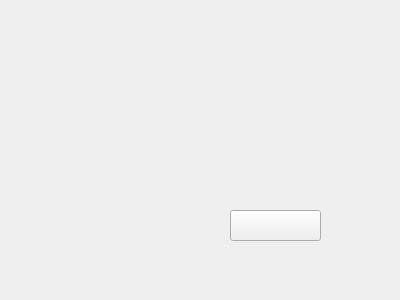
<?xml version="1.0" encoding="UTF-8"?>
<ui version="4.0">
 <class>Option</class>
 <widget class="QWidget" name="Option">
  <property name="geometry">
   <rect>
    <x>0</x>
    <y>0</y>
    <width>400</width>
    <height>300</height>
   </rect>
  </property>
  <property name="windowTitle">
   <string>Form</string>
  </property>
  <property name="styleSheet">
   <string notr="true"/>
  </property>
  <widget class="QWidget" name="frame" native="true">
   <property name="geometry">
    <rect>
     <x>-20</x>
     <y>0</y>
     <width>421</width>
     <height>311</height>
    </rect>
   </property>
   <property name="styleSheet">
    <string notr="true">#frame{border-image: url(:/processed/OptionBox.png);}</string>
   </property>
   <widget class="QPushButton" name="btnMenu">
    <property name="geometry">
     <rect>
      <x>250</x>
      <y>210</y>
      <width>91</width>
      <height>31</height>
     </rect>
    </property>
    <property name="styleSheet">
     <string notr="true">border-image: url(:/processed/btnMenubar_1.jpg);</string>
    </property>
    <property name="text">
     <string/>
    </property>
   </widget>
  </widget>
 </widget>
 <resources/>
 <connections/>
</ui>
